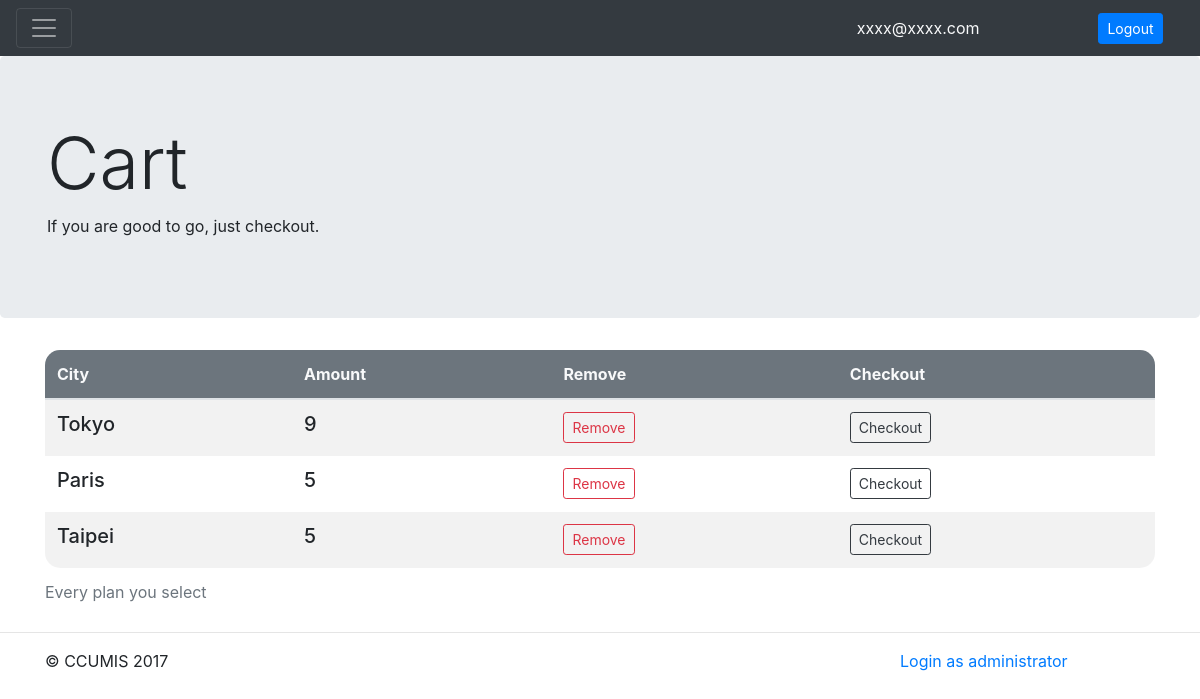
The page /Cart.php (signed in) on the database its author committed.
### tables this page shows
CREATE TABLE `cart_info` (
  `cart_info_id` int(11) NOT NULL,
  `cart_id` int(11) NOT NULL,
  `ticket_id` int(11) NOT NULL,
  `amount` int(11) NOT NULL
);

CREATE TABLE `ticket` (
  `ticket_id` int(20) NOT NULL,
  `destination` char(20) NOT NULL,
  `quantity` int(100) NOT NULL,
  `sale` int(100) NOT NULL
);

### Cart.php (the view, shortened to what this page needs)
<?php
    include "connection.php";
?>
<!DOCTYPE html>
<html lang="en">
<head>
    <link rel="stylesheet" href="https://maxcdn.bootstrapcdn.com/bootstrap/4.0.0-beta.2/css/bootstrap.min.css"
>
</head>
<body>
<header>
<div class="pos-f-t">
<nav class="navbar navbar-dark bg-dark">
        <button class="navbar-toggler" type="button" data-toggle="collapse" data-target="#navbarToggleExternalContent" aria-controls="navbarToggleExternalContent"
            aria-expanded="false" aria-label="Toggle navigation">
            <span class="navbar-toggler-icon"></span>
        </button>
        <?php
            if(!isset($_SESSION['email'], $_SESSION['pwd'])){
                echo'<form class="form-inline navbar-form" action="index.php" method="POST">
                    <div class="form-group">
                        <input type="email" class="form-control form-control-sm" name="email" placeholder="Your email" required>
                        <input type="password" class="form-control form-control-sm mx-sm-2" name="pwd" placeholder="Your password" required>
                        <input type="submit" class="btn btn-primary btn-sm" value="Login">
                    </div>
                </form>';
            }else{
                echo'<form class="form-inline navbar-form" action="logout.php" method="POST">
                    <div class="form-group">
                        <input type="text" readonly class="form-control-plaintext text-light col-md-9" value="'.$_SESSION['email']. '" readonly>
                        <input type="submit" class="btn btn-primary btn-sm" value="Logout">
                    </div>
                </form>';
            }
        ?>
    </nav>
</header>
    <main role="main">
        <div class="jumbotron">
            <div class="container">
                <h1 class="display-3">Cart</h1>
                <p>If you are good to go, just checkout.</p>
            </div>
        </div>
        <div class="container">
        <?php
            if(isset($_SESSION['email'])){
                $account = $_SESSION['email'];
                $cartsql = "SELECT ticket.destination, cart_info.amount, ticket.ticket_id, cart_info.cart_info_id FROM ((user INNER JOIN cart ON user.user_id = cart.owner_id)INNER JOIN cart_info ON cart.cart_id = cart_info.cart_id)INNER JOIN ticket ON cart_info.ticket_id = ticket.ticket_id WHERE user.account = '$account'";
                $resultforcart = mysqli_query($conn, $cartsql);
                if(mysqli_num_rows($resultforcart) <= 0){
                    echo '<h2>
                    You got nothing in your cart, go picking up some of our plan.
                    </h2>
                    <br>';
                }else{
                echo '
                <table class="table table-striped table-hover table-borderless">
                    <caption>Every plan you select</caption>
                    <thead class="bg-secondary">
                        <tr class="text-light">
                            <th scope="col">City</th>
                            <th scope="col">Amount</th>
                            <th scope="col">Remove</th>
                            <th scopt="col">Checkout</th>
                        </tr>
                    </thead>
                    <tbody>';
                            while($row = mysqli_fetch_array($resultforcart)){
                                $amount = $row['amount'];
                                $Des = $row['destination'];
                                $cart_info_id = $row['cart_info_id'];
                                echo'
                                    <tr>
                                    <form action="cart_checkout.php" method="POST" id ="checkout">
                                        <th scope="row">
                                            <h5>' .$Des .'</h5>
                                        </th>
                                    <td>
                                        <h5>' .$amount .'</h5>
                                    </td>
                                    <td>
                                        <button type="submit" class="btn btn-outline-danger btn-sm" name="remove_id" formaction="cart_remove.php" value="' .$cart_info_id. '">Remove</button>
                                    </td>
                                    <td>
                                        <button type="submit" class="btn btn-outline-dark btn-sm" name="checkout_id" value="' .$cart_info_id. '">Checkout</button>
                                    </td>
                                    </form>
                                </tr>';
                            }
                            echo'
                    </tbody>
                </table>
            </div>';
            }
            }
            ?>
        <hr>
    </main>
    <footer class="container">
        <div class="row">
            <div class="col-md-9">
                <p>&copy; CCUMIS 2017</p>
            </div>
            <div class="col-md-3">
                <a href="adminlogin.php">Login as administrator</a>
            </div>
        </div>
    </footer>
</body>
</html>

### Cart.php (style rules this page uses)
.table-borderless td,.table-borderless th { border: 0; }
thead th:first-child { border-radius: 15px 0 0 0; }
thead th:last-child { border-radius: 0 15px 0 0; }
tbody tr:last-child th { border-radius: 0 0 0 15px; }
tbody tr:last-child td:last-child { border-radius: 0 0 15px 0; }

### rows shown on the page
cart_info: ticket.destination "Tokyo", amount "9", $cart_info_id 13 (drawn)
cart_info: ticket.destination "Paris", amount "5", $cart_info_id 16 (drawn)
cart_info: ticket.destination "Taipei", amount "5", $cart_info_id 21 (drawn)
